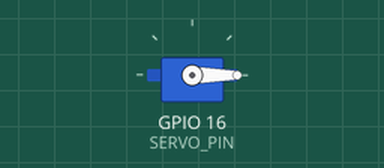
This sketch was run on a simulated ESP32. Parts: servo.

Above: at 0.05 s.
At 2.0 s:
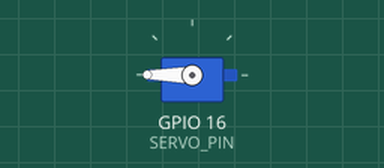
At 4.0 s:
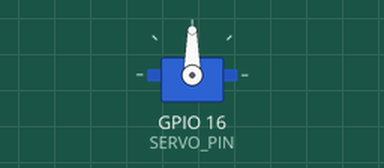
Timing chart, 0 to 5.2 s (numbered marks = the images above):
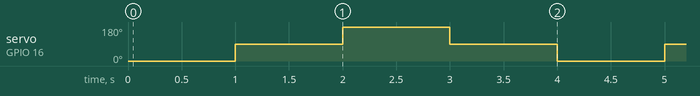

The sketch:

servo_esp32.ino
```cpp
#include <ESP32Servo.h>
#define SERVO_PIN 16
#define INTERVAL 1000
Servo servo;

void setup() {
	// ソケット番号, パルスの最小値と最大値
	servo.attach(SERVO_PIN);
}

void loop() {
	servo.write(0);
	delay(INTERVAL);
	servo.write(90);
	delay(INTERVAL);
	servo.write(180);
	delay(INTERVAL);
	servo.write(90);
	delay(INTERVAL);
}
```

Measured:
- by itself, servo on GPIO 16 (SERVO_PIN): repeats every 4.0 s: 180° 1.0 s, 90° 1.0 s, 0° 1.0 s, 90° 1.0 s
